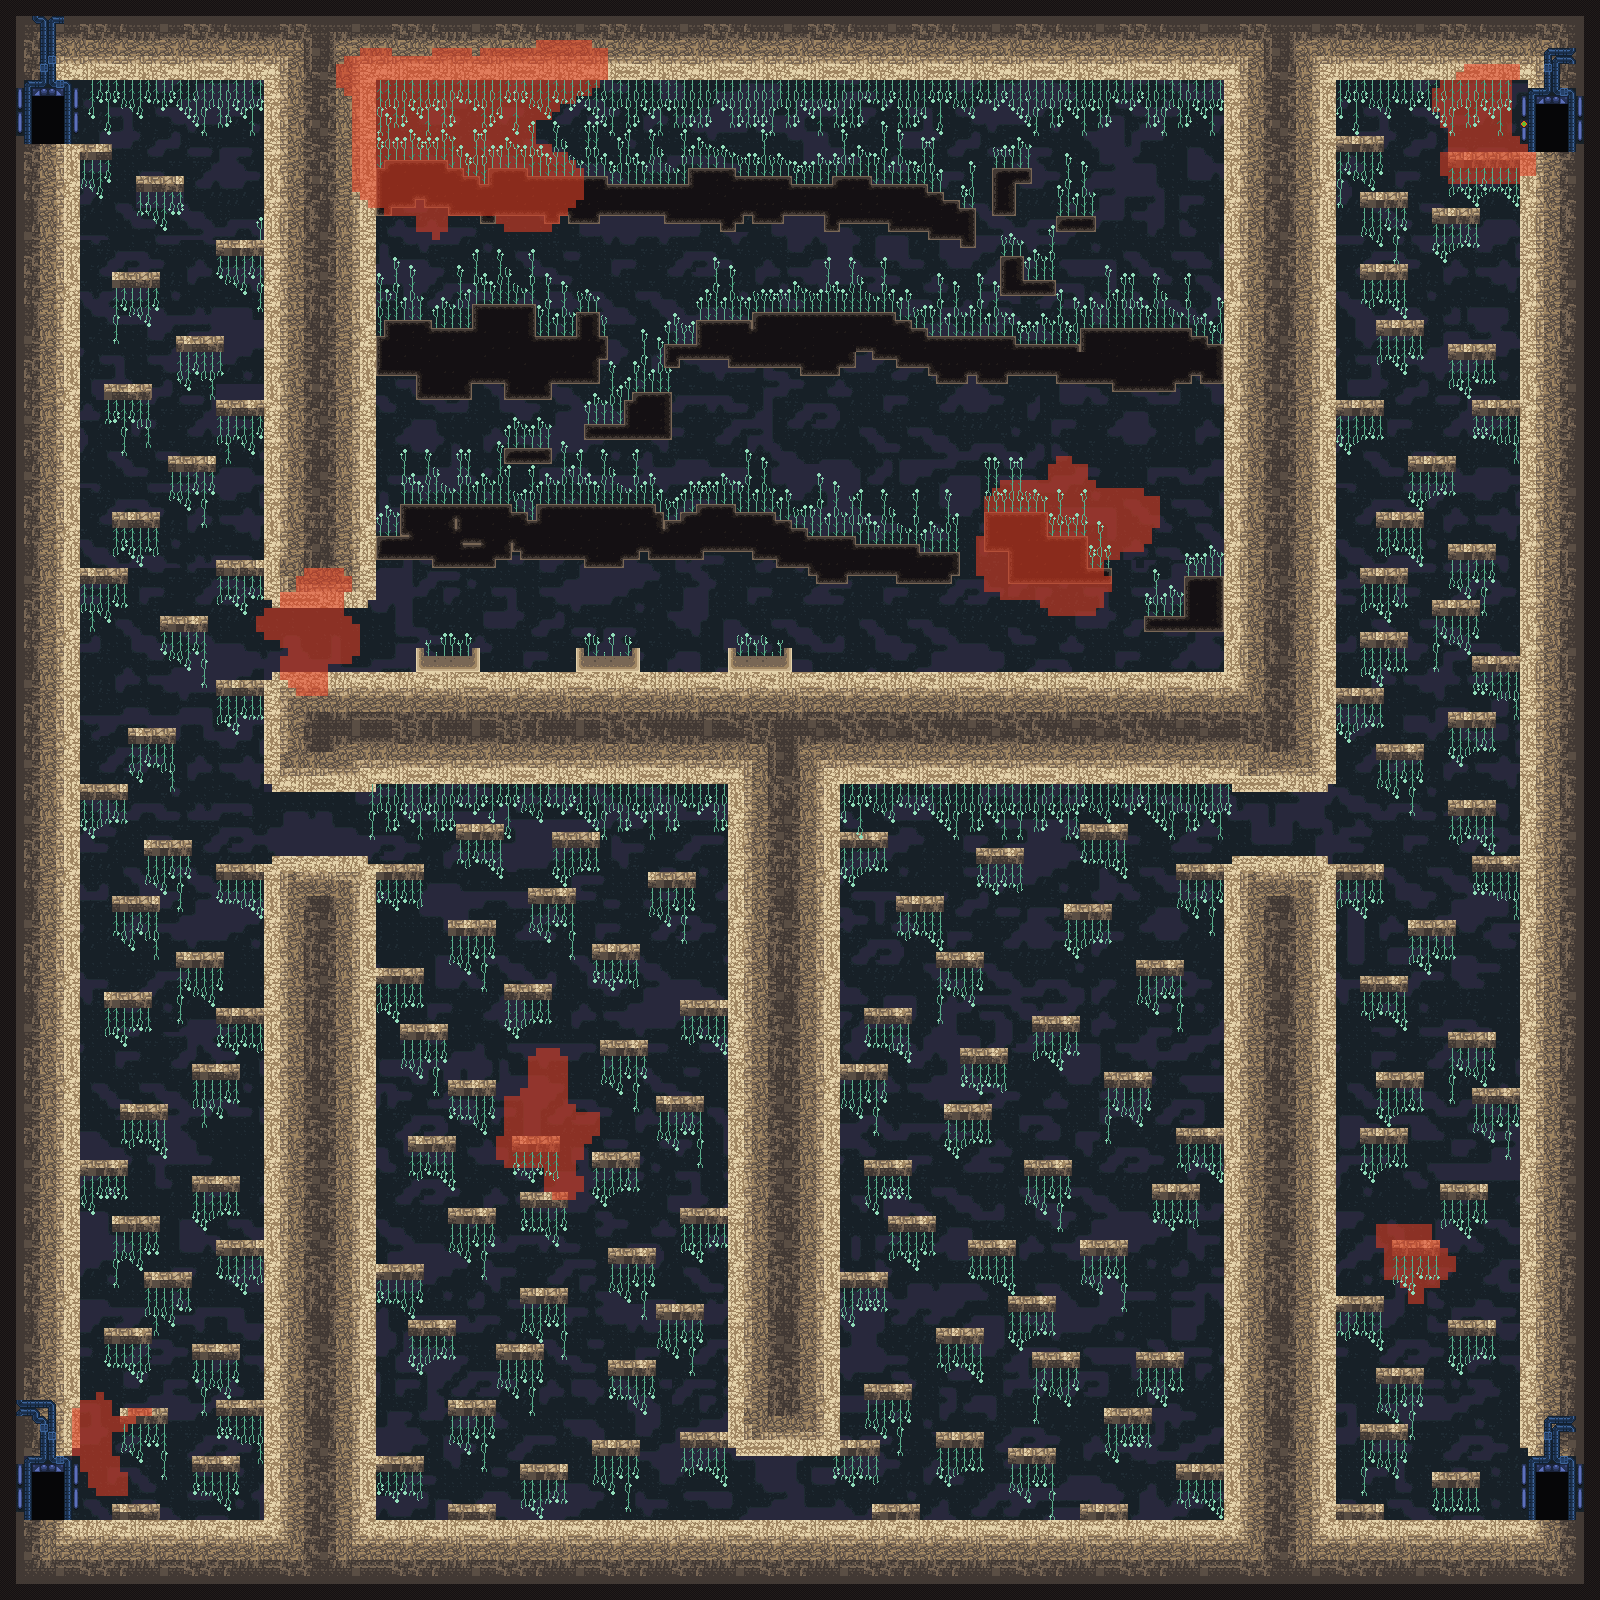

A level layout from a 2D game, rendered from its tile map. Below: a short description, then the map file with tile-grid data replaced by summaries:
An orthogonal 200x200 tile map with 8x8 px tiles, 3 tile layers (Map, Flip, Foreground) and 107 objects (97x flipslime, 4x spawnPoint, 4x door, healthbox, nanitebox).

<map version="1.2" tiledversion="1.3.1" orientation="orthogonal" renderorder="right-down" compressionlevel="0" width="200" height="200" tilewidth="8" tileheight="8" infinite="0" backgroundcolor="#28283c" nextlayerid="7" nextobjectid="186">
 <editorsettings>
  <export target="../../src/maps/room13.json" format="json" />
 </editorsettings>
 <properties>
  <property name="Parallax0" value="labCaveWall" />
 </properties>
 <tileset firstgid="1" source="tiles.tsx" />
 <layer id="1" name="Map" width="200" height="200">
  <data>[40000 cells, 38136 non-empty, 106 distinct tile ids]</data>
 </layer>
 <layer id="4" name="Flip" width="200" height="200">
  <data>[40000 cells, 1465 non-empty, 1 distinct tile ids]</data>
 </layer>
 <layer id="5" name="Foreground" width="200" height="200">
  <data>[40000 cells, 5651 non-empty, 33 distinct tile ids]</data>
 </layer>
 <objectgroup id="3" name="effects and spawns">
  <object id="23" name="enterTopLeft" type="spawnPoint" x="48.7576" y="104.304">
   <point />
  </object>
  <object id="51" name="exitTopLeft" type="door" x="31.0303" y="96.0606" width="33.3333" height="48">
   <properties>
    <property name="destinationMap" value="room14" />
    <property name="destinationSpawn" value="enter14TopRight" />
   </properties>
  </object>
  <object id="55" name="exitBottomRight" type="door" x="1535.27" y="1472.54" width="33" height="47.6667">
   <properties>
    <property name="destinationMap" value="room13a" />
    <property name="destinationSpawn" value="enterBottomLeft" />
   </properties>
  </object>
  <object id="56" name="enterTopRight" type="spawnPoint" x="1551.42" y="121.121">
   <point />
  </object>
  <object id="57" name="enterBottomRight" type="spawnPoint" x="1551.43" y="1482.27">
   <point />
  </object>
  <object id="58" name="exitTopRight" type="door" x="1535" y="102.909" width="32" height="48">
   <properties>
    <property name="destinationMap" value="room13a" />
    <property name="destinationSpawn" value="enterTopLeft" />
   </properties>
  </object>
  <object id="74" name="exitBottomLeft" type="door" x="31.9697" y="1472.03" width="32.3333" height="48">
   <properties>
    <property name="destinationMap" value="room14" />
    <property name="destinationSpawn" value="enter14BottomRight" />
   </properties>
  </object>
  <object id="78" name="enterBottomLeft" type="spawnPoint" x="48.061" y="1479.15">
   <point />
  </object>
 </objectgroup>
 <objectgroup id="6" name="game objects">
  <object id="80" name="Ho hum de dum" type="flipslime" gid="15" x="112.363" y="271.636" width="8" height="8">
   <properties>
    <property name="clockwisePath" type="bool" value="false" />
    <property name="pathHeightInTiles" type="int" value="3" />
    <property name="pathWidthInTiles" type="int" value="7" />
   </properties>
  </object>
  <object id="82" name="Ho hum de dum" type="flipslime" gid="15" x="176.333" y="336.333" width="8" height="8">
   <properties>
    <property name="clockwisePath" type="bool" value="true" />
    <property name="pathHeightInTiles" type="int" value="3" />
    <property name="pathWidthInTiles" type="int" value="7" />
   </properties>
  </object>
  <object id="83" name="Ho hum de dum" type="flipslime" gid="15" x="103.75" y="384" width="8" height="8">
   <properties>
    <property name="clockwisePath" type="bool" value="false" />
    <property name="pathHeightInTiles" type="int" value="3" />
    <property name="pathWidthInTiles" type="int" value="7" />
   </properties>
  </object>
  <object id="84" name="Ho hum de dum" type="flipslime" gid="15" x="168" y="455.5" width="8" height="8">
   <properties>
    <property name="clockwisePath" type="bool" value="false" />
    <property name="pathHeightInTiles" type="int" value="3" />
    <property name="pathWidthInTiles" type="int" value="7" />
   </properties>
  </object>
  <object id="85" name="Ho hum de dum" type="flipslime" gid="15" x="111.25" y="511.75" width="8" height="8">
   <properties>
    <property name="clockwisePath" type="bool" value="true" />
    <property name="pathHeightInTiles" type="int" value="3" />
    <property name="pathWidthInTiles" type="int" value="7" />
   </properties>
  </object>
  <object id="86" name="Ho hum de dum" type="flipslime" gid="15" x="160.25" y="616.25" width="8" height="8">
   <properties>
    <property name="clockwisePath" type="bool" value="true" />
    <property name="pathHeightInTiles" type="int" value="3" />
    <property name="pathWidthInTiles" type="int" value="7" />
   </properties>
  </object>
  <object id="87" name="Ho hum de dum" type="flipslime" gid="15" x="128.25" y="727.5" width="8" height="8">
   <properties>
    <property name="clockwisePath" type="bool" value="false" />
    <property name="pathHeightInTiles" type="int" value="3" />
    <property name="pathWidthInTiles" type="int" value="7" />
   </properties>
  </object>
  <object id="88" name="Ho hum de dum" type="flipslime" gid="15" x="144" y="839.75" width="8" height="8">
   <properties>
    <property name="clockwisePath" type="bool" value="true" />
    <property name="pathHeightInTiles" type="int" value="3" />
    <property name="pathWidthInTiles" type="int" value="7" />
   </properties>
  </object>
  <object id="89" name="Ho hum de dum" type="flipslime" gid="15" x="112.25" y="895.5" width="8" height="8">
   <properties>
    <property name="clockwisePath" type="bool" value="false" />
    <property name="pathHeightInTiles" type="int" value="3" />
    <property name="pathWidthInTiles" type="int" value="7" />
   </properties>
  </object>
  <object id="90" name="Ho hum de dum" type="flipslime" gid="15" x="176" y="952.25" width="8" height="8">
   <properties>
    <property name="clockwisePath" type="bool" value="true" />
    <property name="pathHeightInTiles" type="int" value="3" />
    <property name="pathWidthInTiles" type="int" value="7" />
   </properties>
  </object>
  <object id="91" name="Ho hum de dum" type="flipslime" gid="15" x="104.25" y="991.25" width="8" height="8">
   <properties>
    <property name="clockwisePath" type="bool" value="true" />
    <property name="pathHeightInTiles" type="int" value="3" />
    <property name="pathWidthInTiles" type="int" value="7" />
   </properties>
  </object>
  <object id="92" name="Ho hum de dum" type="flipslime" gid="15" x="192" y="1063.5" width="8" height="8">
   <properties>
    <property name="clockwisePath" type="bool" value="false" />
    <property name="pathHeightInTiles" type="int" value="3" />
    <property name="pathWidthInTiles" type="int" value="7" />
   </properties>
  </object>
  <object id="93" name="Ho hum de dum" type="flipslime" gid="15" x="120.5" y="1103.75" width="8" height="8">
   <properties>
    <property name="clockwisePath" type="bool" value="false" />
    <property name="pathHeightInTiles" type="int" value="3" />
    <property name="pathWidthInTiles" type="int" value="7" />
   </properties>
  </object>
  <object id="94" name="Ho hum de dum" type="flipslime" gid="15" x="191.5" y="1175.5" width="8" height="8">
   <properties>
    <property name="clockwisePath" type="bool" value="true" />
    <property name="pathHeightInTiles" type="int" value="3" />
    <property name="pathWidthInTiles" type="int" value="7" />
   </properties>
  </object>
  <object id="95" name="Ho hum de dum" type="flipslime" gid="15" x="111.5" y="1216" width="8" height="8">
   <properties>
    <property name="clockwisePath" type="bool" value="true" />
    <property name="pathHeightInTiles" type="int" value="3" />
    <property name="pathWidthInTiles" type="int" value="7" />
   </properties>
  </object>
  </objectgroup>
</map>
<!-- 84 of 107 objects omitted -->
